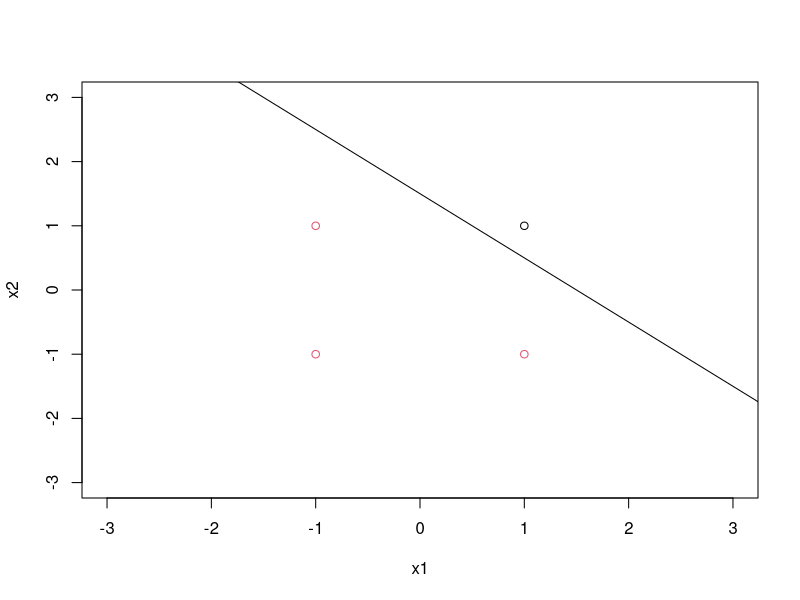
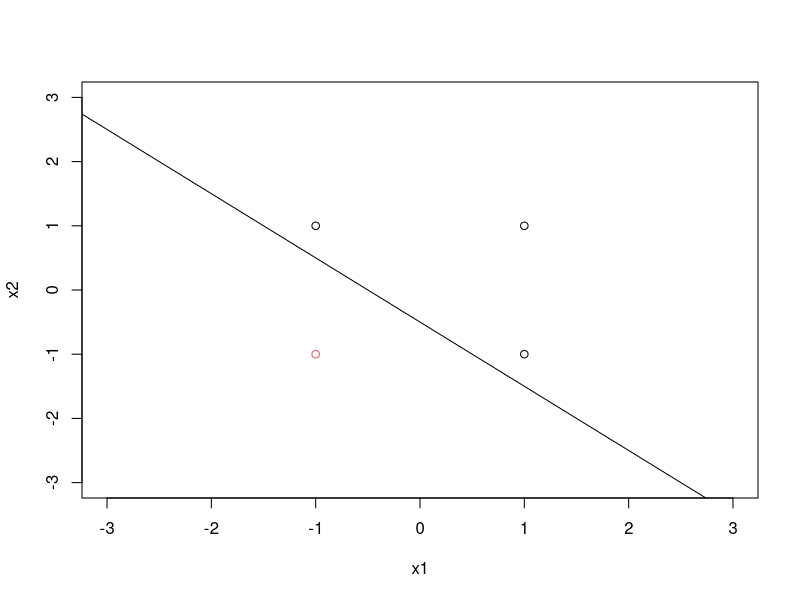
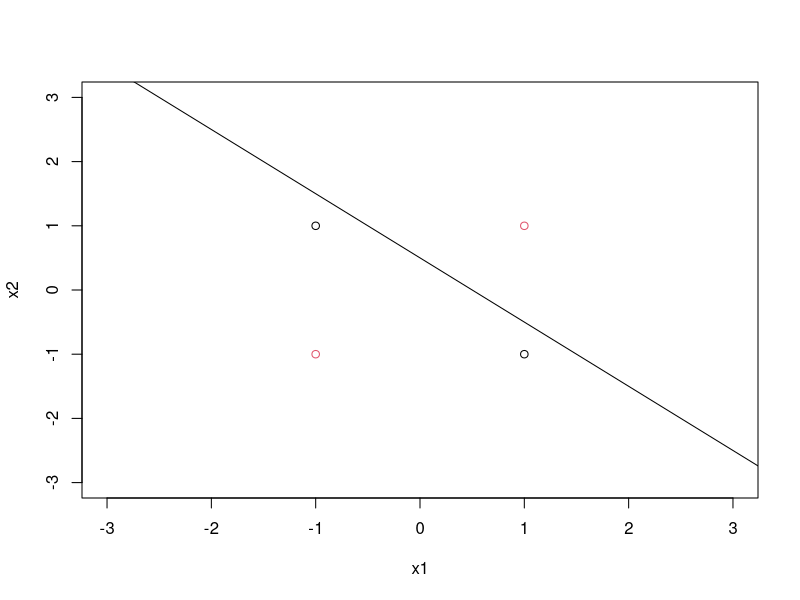

These charts were generated, in order, by the following R code:
funcionY=function(valor){
  if(valor>0){return(1)}
  return(-1)
}

grafica=function(dataFrameComp, data){
  print(dataFrameComp)
  data[[3]]<-replace(data[[3]],data[[3]]==-1,2)
  plot(x=data[[1]],y=data[[2]],col=replace(data[[3]],data[[3]]==-1,2) ,xlim=c(-3,3),ylim=c(-3,3),xlab = "x1",ylab = "x2")
  abline(-dataFrameComp[[3]]/dataFrameComp$w2,-dataFrameComp$w1/dataFrameComp$w2)
}

valoresPerceptron=function(w1,w2,tetha,dataFrameOp,numeroVeces){
  cont<-0
  while(cont<numeroVeces){
    valor<-w1*dataFrameOp$x1+w2*dataFrameOp$x2+tetha
    for (l in 1:4) {
      if (cont>=numeroVeces){break()}
      valorResultado<-funcionY(valor[[l]])
      if(dataFrameOp[[3]][[l]]!=valorResultado) {
        if(dataFrameOp[[3]][[l]]==1){
          w1<-w1+dataFrameOp[[1]][[l]]
          w2<-w2+dataFrameOp[[2]][[l]]
          tetha<-tetha+1
          valor<-w1*dataFrameOp$x1+w2*dataFrameOp$x2+tetha
        }else{
          w1<-w1-dataFrameOp[[1]][[l]]
          w2<-w2-dataFrameOp[[2]][[l]]
          tetha<-tetha-1
          valor<-w1*dataFrameOp$x1+w2*dataFrameOp$x2+tetha
        }
      }
      cont<-cont+1
    }
  }
  return(data.frame(w1=c(w1),w2=c(w2),tetha=c(tetha)))
}

dataFrameAnd<-data.frame(x1=c(-1,1,-1,1),x2=c(-1,-1,1,1),and=c(-1,-1,-1,1))
dataFrameOr<-data.frame(x1=c(-1,1,-1,1),x2=c(-1,-1,1,1),and=c(-1,1,1,1))
dataFrameXOr<-data.frame(x1=c(-1,1,-1,1),x2=c(-1,-1,1,1),and=c(-1,1,1,-1))

grafica(valoresPerceptron(1,1,0.5,dataFrameAnd,5),dataFrameAnd)
grafica(valoresPerceptron(1,1,0.5,dataFrameOr,5),dataFrameOr)
grafica(valoresPerceptron(1,1,1.5,dataFrameXOr,5),dataFrameXOr)


